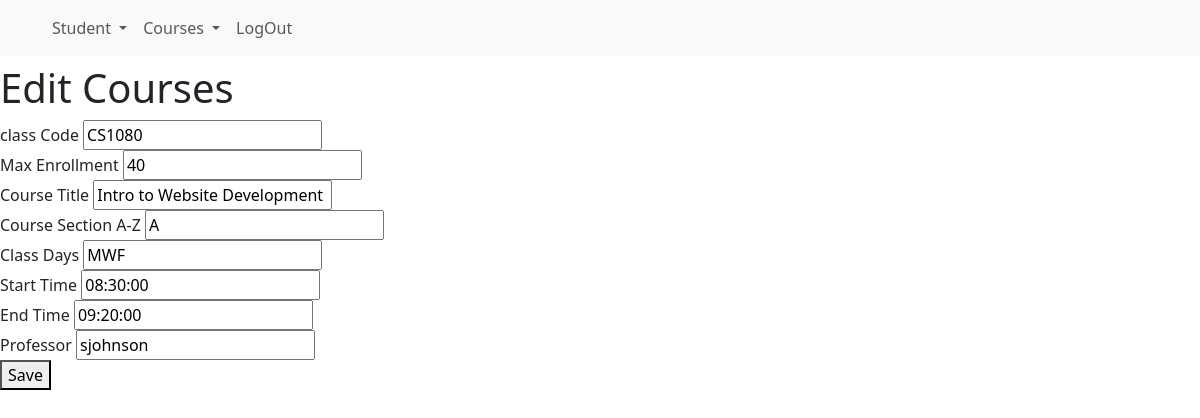
/adminEDIT/95302, run on the app's committed database.
### Flask.py (models this page shows, shortened)
class courses(db.Model):
    CRN=db.Column(db.String(200),primary_key=True,unique=True)
    classCode=db.Column(db.String(200),nullable=False)
    maxEnrollment=db.Column(db.Integer,nullable=False)
    enrollment=db.Column(db.Integer,nullable=False)
    courseTitle=db.Column(db.String(200),nullable=True)
    courseSection=db.Column(db.String(200),nullable=True)
    weekDays=db.Column(db.String(200),nullable=True)
    startTime=db.Column(db.String(200),nullable=True)
    endTime=db.Column(db.String(200),nullable=True)
    profid=db.Column(db.String(200),nullable=True)

### Flask.py (the view)
@app.route("/adminEDIT/<CRN>",methods=['POST','GET'])
def adminEDIT(CRN):
    course=courses.query.filter_by(CRN=CRN).first()
    if request.method == 'POST':
        course.courseTitle=request.form["courseTitle"]
        course.CRN=course.CRN
        course.enrollment=course.enrollment
        course.classCode=request.form["classCode"]
        course.maxE=request.form["maxEnrollment"]
        course.courseSection=request.form["courseSection"]
        course.weekDays=request.form["weekDays"]
        course.startTime=request.form["startTime"]
        course.endTime=request.form["endTime"]
        course.profid=request.form["profid"]
        try:
            db.session.commit()
            return redirect (url_for('adminCourse'))
        except:
            return 'There was an issue updating your course'
    else:
        return render_template('adminEDIT.html', course=course)

### templates/adminEDIT.html (shortened to what this page needs)
{% extends "basisAdmin.html"%}
{%block name%}Edit Courses{%endblock%}
{%block content%}
<form action="{{ url_for('adminEDIT', CRN=course.CRN) }}" method="post">
    <label for="classCode">class Code</label>
    <input type="text" name="classCode" value="{{course.classCode}}"><br>
    <label for="maxEnrollment">Max Enrollment</label>
    <input type="text" name="maxEnrollment" value="{{course.maxEnrollment}}"><br>
    <label for="courseTitle">Course Title</label>
    <input type="text" name="courseTitle" value="{{course.courseTitle}}"><br>
    <label for="courseSection">Course Section A-Z</label>
    <input type="text" name="courseSection" value="{{course.courseSection}}"><br>
    <label for="weekDay">Class Days</label>
    <input type="text" name="weekDays" value="{{course.weekDays}}"><br>
    <label for="startTime">Start Time</label>
    <input type="text" name="startTime" value="{{course.startTime}}"><br>
    <label for="endTime">End Time</label>
    <input type="text" name="endTime" value="{{course.endTime}}"><br>
    <label for="profid">Professor </label>
    <input type="text" name="profid" value="{{course.profid}}"><br>
    <button type="submit">Save</button>
</form>
{%endblock%}

### data on the page
courses: classCode "CS1080", maxEnrollment "40", courseTitle "Intro to Website Development", courseSection "A", weekDays "MWF", startTime "08:30:00", endTime "09:20:00", profid "sjohnson"
